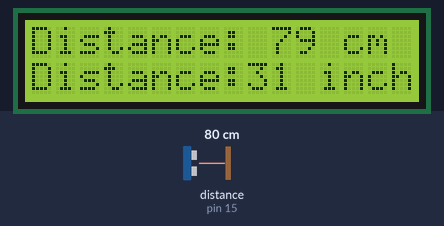
The sketch below on a simulated Arduino Uno, built with avr-gcc and run on an emulated ATmega328P. Parts: 16×2 character LCD. Wiring (inferred from the names in the program): ultrasonic range finder: trigger pin 14; echo pin 15. The inputs (shaded band) are chosen by the test bench; at power-on: distance to the obstacle (sensor on pin 15) 80 cm. The echo pulse lasts 58.3 µs per cm.

Above: at 1.2 s.
1.3 s: distance to the obstacle (sensor on pin 15) set to 2 cm
At 2.1 s:
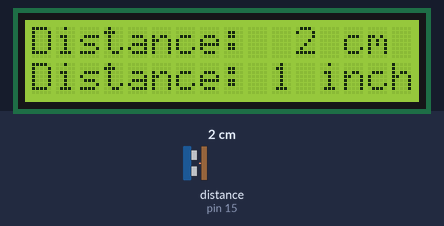
2.8 s: distance to the obstacle (sensor on pin 15) set to 4 cm
At 3.6 s:
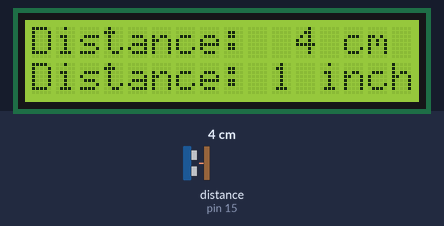
4.3 s: distance to the obstacle (sensor on pin 15) set to 9 cm
At 5.3 s:
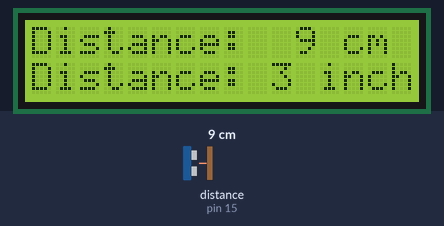
Timing chart, 0 to 7.3 s (numbered marks = the images above; inputs shaded):
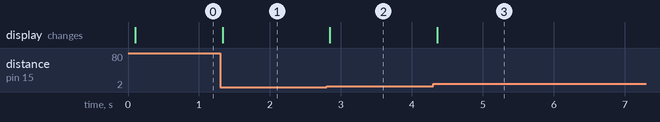

The sketch:

10.ino
```cpp
#include <Adafruit_LiquidCrystal.h>
const int trig = 14;
const int echo = 15;
Adafruit_LiquidCrystal lcd1(0);
long duration;
float distanceCm;
float distanceinch;
char bufferCm[10];
char bufferInch[10];

void setup() {
    lcd1.begin(16, 2);
    pinMode(trig, OUTPUT);
    pinMode(echo, INPUT);
    }
void loop() {
    digitalWrite(trig, LOW);
    delayMicroseconds(2);
    digitalWrite(trig, HIGH);
    delayMicroseconds(10);
    digitalWrite(trig, LOW);
    duration = pulseIn(echo, HIGH);
    distanceCm = duration * 0.034 / 2;
    distanceinch = duration * 0.0133 / 2;
    dtostrf(distanceCm, 3, 0, bufferCm);
    dtostrf(distanceinch, 2, 0, bufferInch);
    lcd1.setCursor(0, 0);
    lcd1.print("Distance:");
    lcd1.print(bufferCm);
    lcd1.print(" cm");
    lcd1.setCursor(0, 1);
    lcd1.print("Distance:");
    lcd1.print(bufferInch);
    lcd1.print(" inch");

}
```

Measured:
- after the input at 1.3 s, the display: changes at once (image 1)
- after the input at 2.8 s, the display: changes at once (image 2)
- after the input at 4.3 s, the display: changes after 0.06 s (image 3)
